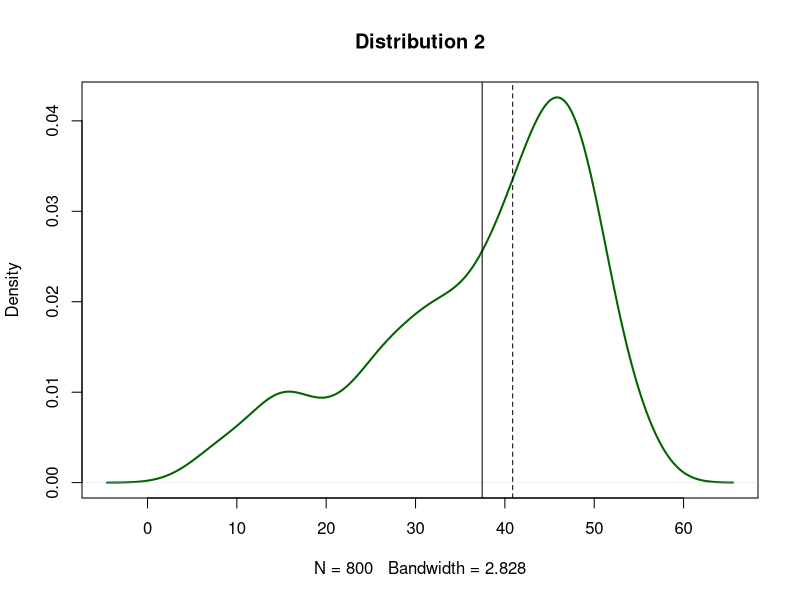
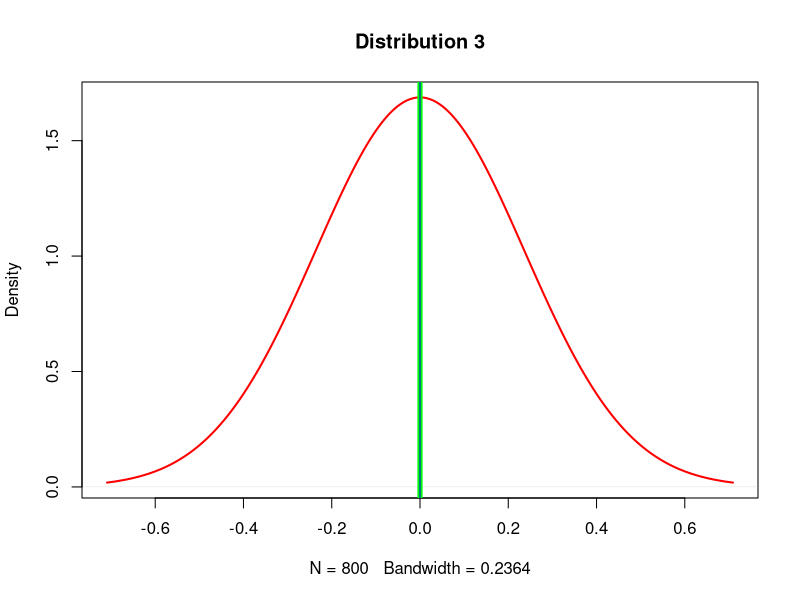
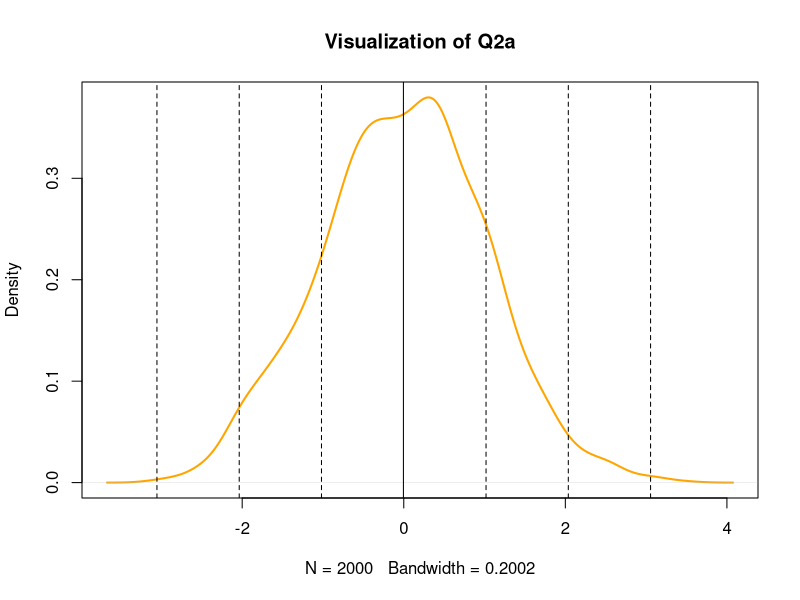

Generate these figures, in order, with R:
## ---- chunk 1
d1 <- rnorm(n = 500, mean = 45,  sd = 5)
d2 <- rnorm(n = 200, mean = 30,  sd = 5)
d3 <- rnorm(n = 100, mean = 15,  sd = 5)

d123 <- c(d1, d2, d3)

plot(density(d123), col = "darkgreen", lwd = 2, main = "Distribution 2")

abline(v = mean(d123))
abline(v = median(d123), lty = "dashed")
## ---- chunk 2
mean(d123)
median(d123)
## ---- chunk 3
dist <- rnorm(n = 800, mean = 0,  sd = 0)

plot(density(dist), col = "red", lwd = 2, main = "Distribution 3")

abline(v = mean(dist), lwd = 5, col = "green")
abline(v = median(dist), col = "blue")
## ---- chunk 4
mean(dist)
median(dist)
## ---- chunk 5
rdata <- rnorm(n = 2000, mean = 0, sd = 1)

plot(density(rdata), col = "orange", lwd = 2, main = "Visualization of Q2a")

abline(v = mean(rdata))
for(i in 1:3) { 
    abline(v = i*sd(rdata), lty = "dashed") 
    abline(v = -i*sd(rdata), lty = "dashed") 
} 
## ---- chunk 6
q <- quantile(rdata, probs = c(.25, .5, .75))
q
result <- (q - mean(rdata)) / sd(rdata)
result
## ---- chunk 7
rdata <- rnorm(n = 2000, mean = 35, sd = 3.5)
q1 <- quantile(rdata, probs = c(.25, .5, .75))
result <- (q1 - mean(rdata)) / sd(rdata)
result
## ---- chunk 8
q2 <- quantile(d123, probs = c(.25, .5, .75))
result <- (q2-mean(d123)) / sd(d123)
result
## ---- chunk 9
rand_data <- rnorm(n = 800, mean = 20, sd = 5)
n <- length(rand_data)
## ---- chunk 10
bins_sturges <- ceiling(log2(n)) + 1
width_sturges <- (max(rand_data) - min(rand_data)) / bins_sturges
bins_sturges
width_sturges
## ---- chunk 11
width_scott <- (3.49 * sd(rand_data)) / n^(1/3)
bins_scott <- ceiling(max(rand_data) - min(rand_data)) / width_scott
width_scott
bins_scott
## ---- chunk 12
width_fd <- (2*IQR(rand_data)) / n^(1/3)
bins_fd <- ceiling(max(rand_data) - min(rand_data)) / width_fd
width_fd
bins_fd
## ---- chunk 13
out_data <- c(rand_data, runif(10, min = 40, max = 60))
n <- length(out_data)
## ---- chunk 14
bins_sturges <- ceiling(log2(n)) + 1
width_sturges <- (max(out_data) - min(out_data)) / bins_sturges
bins_sturges
width_sturges
## ---- chunk 15
width_scott <- (3.49 * sd(out_data)) / n^(1/3)
bins_scott <- ceiling(max(out_data) - min(out_data)) / width_scott
width_scott
bins_scott
## ---- chunk 16
width_fd <- (2*IQR(out_data)) / n^(1/3)
bins_fd <- ceiling(max(out_data) - min(out_data)) / width_fd
width_fd
bins_fd
